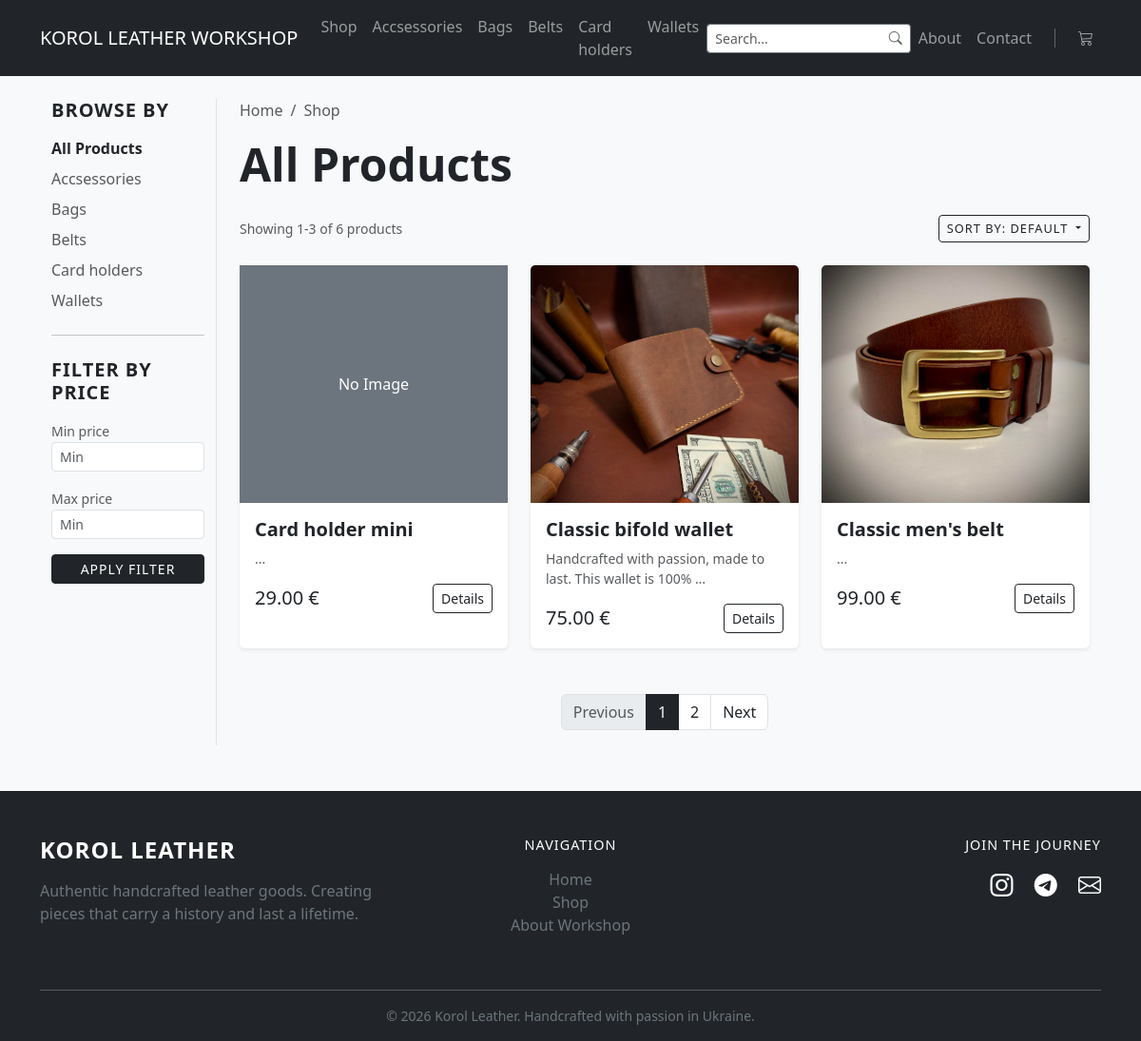
Page /catalog/ on the committed database.
### catalog/models.py (models this page shows, shortened)
class Category(models.Model):
    name = models.CharField(max_length=200)
    slug = models.SlugField(max_length=200, unique=True,
                            null=False, blank=False)
    class Meta:
        verbose_name = 'Category'
        verbose_name_plural = 'Categories'
        ordering = ['name']

class Product(models.Model):
    category = models.ForeignKey(
        Category, related_name='products', on_delete=models.CASCADE, null=True, blank=True)
    name = models.CharField(max_length=200)
    description = models.TextField()
    price = models.DecimalField(max_digits=10, decimal_places=2)
    is_available = models.BooleanField(default=True)
    created_at = models.DateTimeField(auto_now_add=True)
    image = models.ImageField(upload_to='products/', null=True, blank=True)
    slug = models.SlugField(max_length=200, db_index=True, blank=True)
    def get_absolute_url(self):
        return reverse('product_detail', args=[self.id, self.slug])

### catalog/views.py (the view)
# urls.py: path('catalog/', views.all_products, name='all_products'),
def all_products(request, category_slug=None):
    form = ProductFilterForm(request.GET)
    min_price = None
    max_price = None
    if form.is_valid():
        min_price = form.cleaned_data.get('min_price')
        max_price = form.cleaned_data.get('max_price')
    category = None
    categories = Category.objects.all()
    products = Product.objects.filter(is_available=True)
    query = request.GET.get('search')
    if query:
        from django.db.models import Q
        products = products.filter(
            Q(name__icontains=query) | Q(description__icontains=query)
        )
    if category_slug:
        category = get_object_or_404(Category, slug=category_slug)
        products = products.filter(category=category)
    if min_price:
        products = products.filter(price__gte=min_price)
    if max_price:
        products = products.filter(price__lte=max_price)
    sort = request.GET.get('sort')
    if sort == 'price_asc':
        products = products.order_by('price') # Від дешевих
    elif sort == 'price_desc':
        products = products.order_by('-price') # Від дорогих
    elif sort == 'newest':
        products = products.order_by('-created_at') # Новинки
    else:
        products = products.order_by('name') # За замовчуванням (алфавіт)
    paginator = Paginator(products, 3)
    page_number = request.GET.get('page')
    page_obj = paginator.get_page(page_number)
    return render(request, 'catalog/product_list.html', {
        'category': category, #Передаємо категорію, щоб написати заголовок
        'categories': categories, #Передаємо всі категорії, щоб показати в меню
        'products': page_obj, #Tепер у шаблон замість 'products' передаємо 'page_obj
        'form': form,  # Передаємо форму фільтрації для використання у шаблоні
        })

### catalog/forms.py
class ProductFilterForm(forms.Form):
    min_price = forms.DecimalField(
        required=False,
        min_value=0,
        widget=forms.NumberInput(attrs={'class': 'form-control form-control-sm', 'placeholder': 'Min'})
        )
    max_price = forms.DecimalField(
        required=False,
        min_value=0,
        widget=forms.NumberInput(attrs={'class': 'form-control form-control-sm', 'placeholder': 'Min'})
        )
    def clean(self):
        cleaned_data = super().clean()
        min_p = cleaned_data.get('min_price')
        max_p = cleaned_data.get('max_price')
        if min_p and max_p:
            if min_p > max_p:
                self.add_error('max_price', 'Ensure this value is greater than min value.')
                pass
        return cleaned_data

### catalog/cart.py (called while the page is built)
    def __len__(self):
        return sum(item['quantity'] for item in self.cart.values())

### catalog/context_processors.py (called while the page is built)
def categories_processor(request):
    all_categories = Category.objects.all()
    return {'all_categories': all_categories}

def cart(request):
    return {'cart': Cart(request)}

### catalog/templates/catalog/product_list.html (shortened to what this page needs)
{% extends "catalog/base.html" %}
{% block content %}
<div class="container-fluid mt-4" style="max-width: 1400px;"> <div class="row">
        <div class="col-md-2 border-end">
            <div class="sticky-top" style="top: 80px; z-index: 10;">
                <h5 class="text-uppercase fw-bold mb-3" style="letter-spacing: 1px;">Browse by</h5>
                <ul class="list-unstyled">
                    <li class="mb-2">
                        <a href="{% url 'all_products' %}"
                           class="text-decoration-none {% if not category %}fw-bold text-dark{% else %}text-muted{% endif %}">
                           All Products
                        </a>
                    </li>
                    {% for c in categories %}
                        <li class="mb-2">
                            <a href="{% url 'product_list_by_category' c.slug %}"
                            class="text-decoration-none {% if category and category.slug == c.slug %}fw-bold text-dark{% else %}text-muted{% endif %}">
                            {{ c.name }}
                            </a>
                        </li>
                    {% endfor %}
                </ul>
                <hr class="my-4">
                <h5 class="text-uppercase fw-bold mb-3" style="letter-spacing: 1px;">Filter by Price</h5>
                <form method="get" action="." novalidate>
                    <div class="mb-3">
                        <label class="small text-muted">{{ form.min_price.label }}</label>
                        {{ form.min_price }}
                    </div>
                    <div class="mb-3">
                        <label class="small text-muted">{{ form.max_price.label }}</label>
                        {{ form.max_price }}
                    </div>
                    <button type="submit" class="btn btn-dark btn-sm w-100 text-uppercase" style="letter-spacing: 1px;">Apply Filter</button>
                </form>
            </div>
        </div>
        <div class="col-md-10 ps-md-4">
            <nav aria-label="breadcrumb" class="mb-3">
                <ol class="breadcrumb small">
                    <li class="breadcrumb-item"><a href="{% url 'home' %}" class="text-decoration-none text-muted">Home</a></li>
                    <li class="breadcrumb-item {% if not category %}active{% endif %}">
                        {% if category %}
                            <a href="{% url 'all_products' %}" class="text-decoration-none text-muted">Shop</a>
                        {% else %}
                            Shop
                        {% endif %}
                    </li>
                </ol>
            </nav>
            <h1 class="display-5 fw-bold mb-4">
                {% if category %}{{ category.name }}{% else %}All Products{% endif %}
            </h1>
            <div class="d-flex justify-content-between align-items-center mb-4">
                <div class="text-muted small">
                    Showing {{ products.start_index }}-{{ products.end_index }} of {{ products.paginator.count }} products
                </div>
                <div class="dropdown">
                    <button class="btn btn-outline-dark btn-sm dropdown-toggle text-uppercase" type="button" id="sortDropdown" data-bs-toggle="dropdown" aria-expanded="false" style="letter-spacing: 1px; font-size: 0.8rem;">
                        Sort by:
                        {% if request.GET.sort == 'price_asc' %}Price (low to high)
                        {% elif request.GET.sort == 'price_desc' %}Price (high to Low)
                        {% elif request.GET.sort == 'newest' %}Newest
                        {% else %}Default{% endif %}
                    </button>
                </div>
            </div>
            <div class="row row-cols-1 row-cols-md-2 row-cols-lg-3 g-4">
                {% for product in products %}
                    <div class="col">
                        <div class="card h-100 shadow-sm border-0">
                            {% if product.image %}
                                <img src="{{ product.image.url }}" class="card-img-top" alt="{{ product.name }}" style="height: 250px; object-fit: cover;">
                            {% else %}
                                <div class="bg-secondary text-white d-flex align-items-center justify-content-center" style="height: 250px;">No Image</div>
                            {% endif %}
                            <div class="card-body">
                                <h5 class="card-title fw-bold">{{ product.name }}</h5>
                                <p class="card-text text-muted small">{{ product.description|truncatewords:10 }}</p>
                                <div class="d-flex justify-content-between align-items-center">
                                    <span class="h5 mb-0">{{ product.price }} €</span>
                                    <a href="{{ product.get_absolute_url }}" class="btn btn-outline-dark btn-sm">Details</a>
                                </div>
                            </div>
                        </div>
                    </div>
                {% endfor %}
            </div>
            <nav aria-label="Page navigation" class="mt-5">
                <ul class="pagination justify-content-center">
                    {% if products.has_previous %}
                        <li class="page-item">
                            <a class="page-link text-dark"
                               href="?page={{ products.previous_page_number }}{% if request.GET.sort %}&sort={{ request.GET.sort }}{% endif %}{% if request.GET.min_price %}&min_price={{ request.GET.min_price }}{% endif %}{% if request.GET.max_price %}&max_price={{ request.GET.max_price }}{% endif %}">
                               Previous
                            </a>
                        </li>
                    {% else %}
                        <li class="page-item disabled"><span class="page-link">Previous</span></li>
                    {% endif %}
                    {% for num in products.paginator.page_range %}
                        {% if products.number == num %}
                            <li class="page-item active"><span class="page-link bg-dark border-dark">{{ num }}</span></li>
                        {% else %}
                            <li class="page-item">
                                <a class="page-link text-dark"
                                   href="?page={{ num }}">
                                   {{ num }}
                                </a>
                            </li>
                        {% endif %}
                    {% endfor %}
                    {% if products.has_next %}
                        <li class="page-item">
                            <a class="page-link text-dark"
                               href="?page={{ products.next_page_number }}">
                               Next
                            </a>
                        </li>
                    {% else %}
                        <li class="page-item disabled"><span class="page-link">Next</span></li>
                    {% endif %}
                </ul>
            </nav>
        </div>
    </div>
</div>
{% endblock %}

### catalog/templates/catalog/base.html (shortened to what this page needs)
<!DOCTYPE html>
<html lang="en">
<head>
    <link rel="stylesheet" href="https://cdn.jsdelivr.net/npm/bootstrap-icons@1.11.0/font/bootstrap-icons.css">
    <link href="https://cdn.jsdelivr.net/npm/bootstrap@5.3.0/dist/css/bootstrap.min.css" rel="stylesheet">
</head>
<body class="bg-light">
    <nav class="navbar navbar-expand-lg navbar-dark bg-dark mb-4">
        <div class="container">
            <a class="navbar-brand" href="{% url 'home' %}">KOROL LEATHER WORKSHOP</a>
            <div class="collapse navbar-collapse" id="navbarNav">
                <ul class="navbar-nav me-auto">
                    <li class="nav-item">
                        <a class="nav-link" href="{% url 'all_products' %}">Shop</a>
                    </li>
                    {% for cat in all_categories %}
                        <li class="nav-item">
                            <a class="nav-link" href="{% url 'product_list_by_category' category_slug=cat.slug %}">
                                {{ cat.name }}
                            </a>
                        </li>
                    {% endfor %}
                </ul>
                <form class="d-flex ms-auto" action="{% url 'all_products' %}" method="get" style="max-width: 300px;">
                    <div class="input-group input-group-sm custom-search">
                        <input class="form-control border-secondary border-end-0 shadow-none"
                               type="search"
                               name="search"
                               placeholder="Search..."
                               value="{{ request.GET.search }}">
                        <button class="btn btn-outline-secondary border-start-0 bg-white" type="submit">
                            <i class="bi bi-search text-muted"></i>
                        </button>
                    </div>
                </form>
                <ul class="navbar-nav ms-auto align-items-center">
                    <li class="nav-item">
                        <a class="nav-link" href="/#about">About</a>
                    </li>
                    <li class="nav-item">
                        <a class="nav-link" href="/#contact">Contact</a>
                    </li>
                    <li class="nav-item px-3 d-none d-lg-block">
                    </li>
                    <li class="nav-item">
                        <a class="nav-link position-relative" href="{% url 'cart_detail' %}">
                            <i class="bi bi-cart3"></i>
                        </a>
                    </li>
                </ul>
            </div>
        </div>
    </nav>
    <main class="container">
        {% block content %}
        {% endblock %}
    </main>
    <footer class="bg-dark text-white pt-5 pb-3 mt-5">
        <div class="container">
            <div class="row">
                <div class="col-md-4 mb-4">
                    <h4 class="fw-bold text-uppercase mb-3" style="letter-spacing: 1px;">Korol Leather</h4>
                    <p class="text-secondary">Authentic handcrafted leather goods. Creating pieces that carry a history and last a lifetime.</p>
                </div>
                <div class="col-md-4 mb-4 text-center">
                    <h5 class="text-uppercase mb-3" style="font-size: 0.9rem; letter-spacing: 1px;">Navigation</h5>
                    <ul class="list-unstyled">
                        <li><a href="{% url 'home' %}" class="text-secondary text-decoration-none hover-white">Home</a></li>
                        <li><a href="{% url 'all_products' %}" class="text-secondary text-decoration-none hover-white">Shop</a></li>
                        <li><a href="/#about" class="text-secondary text-decoration-none hover-white">About Workshop</a></li>
                    </ul>
                </div>
                <div class="col-md-4 mb-4 text-md-end">
                    <h5 class="text-uppercase mb-3" style="font-size: 0.9rem; letter-spacing: 1px;">Join the Journey</h5>
                    <div class="fs-4">
                        <a href="https://www.instagram.com/korol_handmade" class="text-white me-3"><i class="bi bi-instagram"></i></a>
                        <a href="#" class="text-white me-3"><i class="bi bi-telegram"></i></a>
                        <a href="mailto:contact@korol-leather.com" class="text-white"><i class="bi bi-envelope"></i></a>
                    </div>
                </div>
            </div>
            <hr style="background-color: #444;">
            <div class="text-center text-secondary small mt-3">
                &copy; 2026 Korol Leather. Handcrafted with passion in Ukraine.
            </div>
        </div>
    </footer>
</body>
</html>

### rows in the picture
Category: name "Accsessories"
Category: name "Bags"
Category: name "Belts"
Category: name "Card holders"
Category: name "Wallets"
Product: image "No Image", name "Card holder mini", description "...", price "29.00"
Product: image (picture), name "Classic bifold wallet", description "Handcrafted with passion, made to last. This wallet is 100% …", price "75.00"
Product: image (picture), name "Classic men's belt", description "...", price "99.00"

### other values in the picture
{{ products.start_index }} "1"
{{ products.end_index }} "3"
{{ products.paginator.count }} "6"
{{ num }} "1"
{{ num }} "2"
